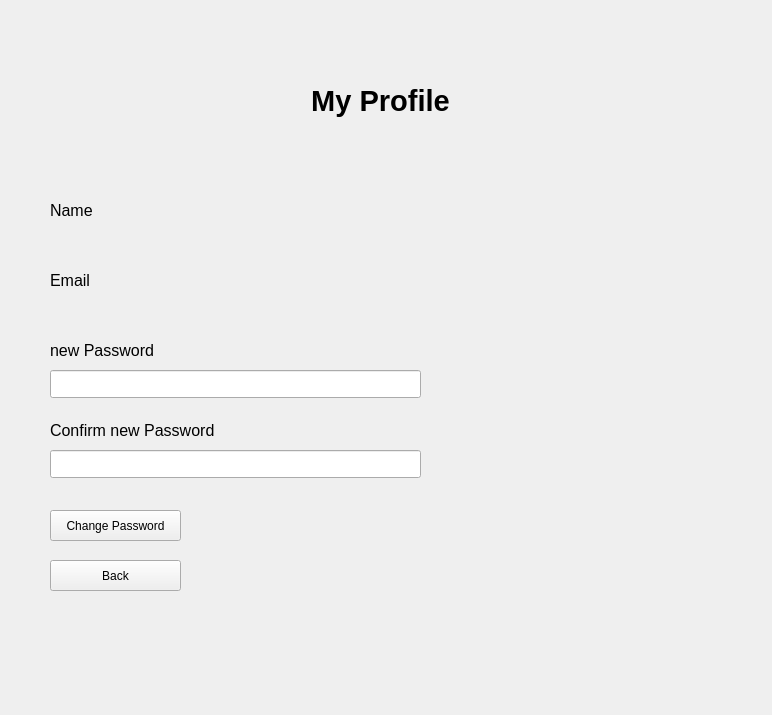
<?xml version="1.0" encoding="UTF-8"?>
<ui version="4.0">
 <class>Profile</class>
 <widget class="QWidget" name="Profile">
  <property name="geometry">
   <rect>
    <x>0</x>
    <y>0</y>
    <width>772</width>
    <height>715</height>
   </rect>
  </property>
  <property name="windowTitle">
   <string>Form</string>
  </property>
  <widget class="QLabel" name="titleLabel">
   <property name="geometry">
    <rect>
     <x>250</x>
     <y>70</y>
     <width>261</width>
     <height>61</height>
    </rect>
   </property>
   <property name="font">
    <font>
     <pointsize>22</pointsize>
     <bold>true</bold>
    </font>
   </property>
   <property name="text">
    <string>My Profile</string>
   </property>
   <property name="alignment">
    <set>Qt::AlignmentFlag::AlignCenter</set>
   </property>
  </widget>
  <widget class="QLabel" name="nameText">
   <property name="geometry">
    <rect>
     <x>50</x>
     <y>200</y>
     <width>381</width>
     <height>20</height>
    </rect>
   </property>
   <property name="font">
    <font>
     <pointsize>12</pointsize>
    </font>
   </property>
   <property name="text">
    <string>Name</string>
   </property>
  </widget>
  <widget class="QLabel" name="emailText">
   <property name="geometry">
    <rect>
     <x>50</x>
     <y>270</y>
     <width>361</width>
     <height>20</height>
    </rect>
   </property>
   <property name="font">
    <font>
     <pointsize>12</pointsize>
    </font>
   </property>
   <property name="text">
    <string>Email</string>
   </property>
  </widget>
  <widget class="QLabel" name="newPasswordEdit">
   <property name="geometry">
    <rect>
     <x>50</x>
     <y>340</y>
     <width>161</width>
     <height>20</height>
    </rect>
   </property>
   <property name="font">
    <font>
     <pointsize>12</pointsize>
    </font>
   </property>
   <property name="text">
    <string>new Password</string>
   </property>
  </widget>
  <widget class="QLineEdit" name="newPasswordLabel">
   <property name="geometry">
    <rect>
     <x>50</x>
     <y>370</y>
     <width>371</width>
     <height>28</height>
    </rect>
   </property>
   <property name="echoMode">
    <enum>QLineEdit::EchoMode::Normal</enum>
   </property>
   <property name="readOnly">
    <bool>true</bool>
   </property>
  </widget>
  <widget class="QLineEdit" name="confirmPasswordLabel">
   <property name="geometry">
    <rect>
     <x>50</x>
     <y>450</y>
     <width>371</width>
     <height>28</height>
    </rect>
   </property>
   <property name="readOnly">
    <bool>true</bool>
   </property>
  </widget>
  <widget class="QLabel" name="confirmnewPasswordEdit">
   <property name="geometry">
    <rect>
     <x>50</x>
     <y>420</y>
     <width>221</width>
     <height>20</height>
    </rect>
   </property>
   <property name="font">
    <font>
     <pointsize>12</pointsize>
    </font>
   </property>
   <property name="text">
    <string>Confirm new Password</string>
   </property>
  </widget>
  <widget class="QPushButton" name="changePasswordButton">
   <property name="geometry">
    <rect>
     <x>50</x>
     <y>510</y>
     <width>131</width>
     <height>31</height>
    </rect>
   </property>
   <property name="text">
    <string>Change Password</string>
   </property>
  </widget>
  <widget class="QPushButton" name="backButton">
   <property name="geometry">
    <rect>
     <x>50</x>
     <y>560</y>
     <width>131</width>
     <height>31</height>
    </rect>
   </property>
   <property name="text">
    <string>Back</string>
   </property>
  </widget>
 </widget>
 <resources/>
 <connections/>
</ui>
